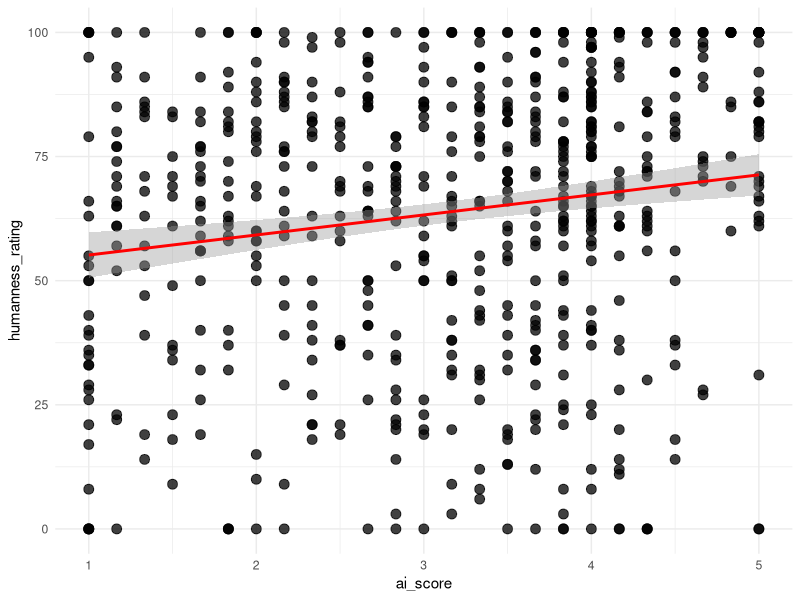
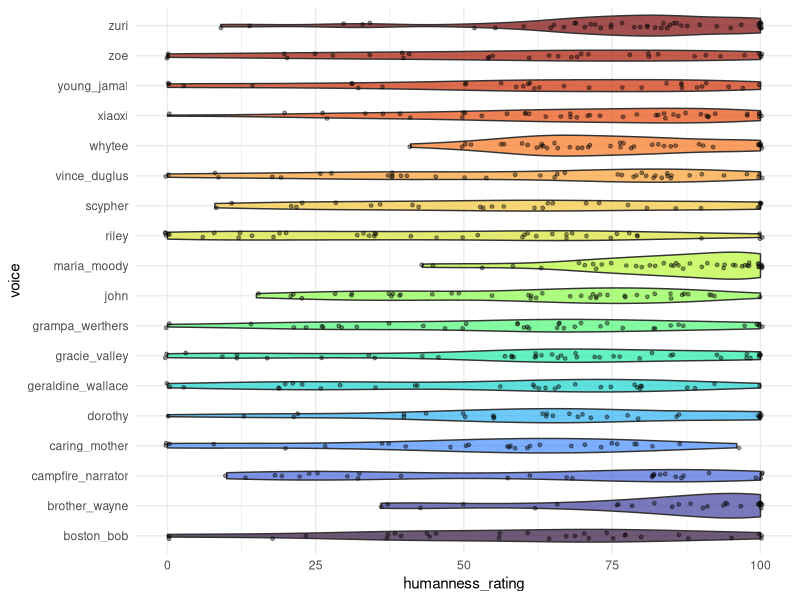

The R source for these figures, in order: (Note: this script raises an error after producing the figures.)
## ---- chunk 1
library(dplyr)
library(ggplot2)
library(tidyr)
library(forcats)
library(lme4)
library(corrplot)
library(clipr)
library(igraph)
library(ggraph)
## ---- chunk 2
raw_df <- read.csv("../data/responses_combined.csv")
raw_df <- raw_df %>% 
  group_by(subject_id) %>%
  mutate(ai_score = sum(cognitive_1, cognitive_2, 
                         affective_1, affective_2, 
                         behavioral_1, behavioral_2)/6)

# remove subject_id = "" (test trials)
raw_df <- raw_df %>%
  filter(subject_id != "")
## ---- chunk 3
head(raw_df)
## ---- chunk 4
categories <- list(
  content = c(
    "(span)", "(the)", "`Beautiful", "bird", "a", "Above",
    "above", "act", "after", "air", "along", "aparant",
    "APPARENTLY", "Apparently", "apparently", "appear", "Arc", "arc",
    "ARCH", "Arch", "arch", "Arches", "arising",
    "around", "ball", "Beam", "Beautiful", "beautiful",
    "Beauty", "beauty", "beginning", "BEYOND", "Beyond",
    "beyond", "blue", "branch", "cathes", "caves",
    "Chromatography", "cloud", "Clouds", "clouds", "Cloudy",
    "Color", "color", "Colorful", "colorful", "Colors", "confusing",
    "colors", "colors`", "colour", "colours", "come", "comes", "day",
    "diffraction", "Division", "division", "Drizzle", "drop",
    "droplets", "drops", "earth", "end", "Ending",
    "Ends", "ends", "fall", "Fire", "flower",
    "Form", "form", "Forms", "forms", "God", "Gold",
    "gold", "green", "grows", "hit", "hits",
    "HORIZON", "Horizon", "horizon", "horzion", "in", "important", 
    "Lamps", "Light", "light", "lightning", "Lights",
    "lights", "like", "long", "luck", "meadow",
    "meet", "Midnight", "Morning", "Nature", "nature",
    "Nature minded", "Night", "night", "of", "on", "optics",
    "over", "pair", "Part", "passes", "Path",
    "path", "photons", "Physics", "physics", "prisim",
    "PRISM", "Prism", "prism", "prismq", "prizm", "Prison", "prison", 
    "raid", "RAIN", "Rain", "rain", "rain drop",
    "rainbaw", "RAINBOW", "Rainbow", "rainbow", "Rainbows",
    "rainbows", "Rainbox", "raindow", "Raindrop", "raindrop",
    "Raindrops", "raindrops", "rainfall", "Raining", "raining",
    "Rainy", "rainy", "Rays", "red", "refract", "vague",
    "round", "Sage", "Science", "science", "Scienctific", "scientic", "Scientific", 
    "scientific", "shamrock", "Shape", "spectacle",
    "shape", "Shine", "shines", "shone", "showers",
    "Site", "skies", "Sky", "sky", "sky watcher",
    "spectrum", "spring", "storm", "storms", "Strike",
    "Strikes", "strikes", "Sun", "sun", "sunglight",
    "Sunlight", "sunlight", "Sunny", "sunrise", "sunrize",
    "sunset", "Sunshine", "sunshine", "Sunsine", "Symmetrical",
    "Take", "take", "takes", "THE", "The",
    "the", "THESE", "this", "thunder",
    "thunderstorms", "time", "touch", "tree", "Two ends",
    "universe", "variety", "Verizon", "visual", "vision", "Water", "water",
    "way", "Weather", "weather", "Wet", "wet",
    "When", "when", "white light", "winds",
    "with", "Wodded", "world", "Magical", "wordy"
  ),
  gender = c(
    "androgenous", "Androgynous", "androgynous", "effeminate", "Female",
    "female", "Femenine", "Feminine", "feminine", "Genderless",
    "Gentleman", "girl", "Girlie", "Girly", "girly",
    "Guy", "he", "Lady", "lady", "Male",
    "male", "Man", "man", "Manly", "Masculine",
    "masculine", "Woman", "woman", "they", "them", "trans"
  ),
  sexuality = c(
    "gay"
  ),
  other_sgi = c(
    "pass" 
  ),
  persona = c(
    "admirer", "Airhead", "Alpha", "bohemian",
    "Bro", "bumbkin", "Cartoon", "cartoon",
    "cartoonish", "Dad", "ditsy", "ditzy",
    "Documentary", "dude", "geek", "geeky",
    "Hader", "hippie", "hippy", "impressionist",
    "Isaac", "Kathy bates", "kooky", "Leprachaun", "Leprechaun",
    "leprechaun", "lobster", "McDonald’s", "motherly", "Mckenna", "meryl",
    "Morgan Freeman", "nerd", "Nerdy", "nerdy", "Newton",
    "old-fashioned", "performative", "Preppy", 
    "Radio", "reading a book", "Santa",
    "spicoli", "Spongebob", "stoner", "story", "storylike", 
    "Story Teller", "Story-teller", "Storyteller", "storyteller", "Storytelling",
    "streep", "Surfer", "surfer", "TV Voice", "valley",
    "valley girl", "voiceover", "Wizard",
    "wizard", "grandfather", "earthy",
    "Grandma", "grandma", "grandmother", "Grandpa", "grandpa",
    "Cool", "cool", "corny"
  ),
  region = c(
    "American", "Boston",
    "boston", "British", "british", "Bronx", "California",
    "Californian", "californian", "Country", "country", 
    "foreign", "foreigner", "hawaii", "Italian", 
    "New Jersey", "New York", "New york", "New Yorker", "Northeast",
    "northern?", "Northerner", "northerner", "Southern", "southern",
    "southernish"
  ),
  locale = c(
    "Alley", "City", "city", "farm", "park",
    "rural", "rustic", "School", "Urban", "urban"
  ),
  education = c(
    "academic", "analytuical", "Articulate", "articulate", "capable",
    "competent", "Complex", "comprehensive", "concise", "Descriptive",
    "descriptive", "Detailed", "detailed", "Educated", "educated",
    "educational", "educative", "Eloquent", "eloquent", "enlightening",
    "Experience", "experienced", "expert", "explanation", "facts",
    "factual", "Fluent", "Gifted", "inexperienced", "informational",
    "Informative", "informative", "Informed", "informed", "insightful",
    "Intellectual", "intelligence", "Intelligent", "intelligent", "knowledeable",
    "Knowledgable", "knowledgable", "Knowledge", "knowledge", "Knowledgeable",
    "knowledgeable", "learning", "legible", "Literate",     
    "Philisophical", "Professional", "professional", "Profound",
    "scholar", 
    "Simple", "simple", "skilled", "Smart", "smart", "sophisticated", "Succint",
    "Technical", 
    "very descriptive", "Well Spoken", "well spoken", "Well-spoken", "well-spoken",
    "wellspoken", "Wisdom", "Wise", "wise", "worldly", "unprofessional",
    "dumb", "excellent communication", "great speaker", "Idiot", "incorrect",
    "stupid", "Unintelligent", "unintelligent"
  ),
  profession = c(
    "announcer", "counselor", "educator", "Explainer", "explainer",
    "Guider", "instructor", "Lecturer", "lecturer", "librarian",
    "military", "Narrator", "narrator", "pastor", "poet",
    "preach", "professor", "Prospector", "prospector", "reader", "researcher", 
    "science teacher", "Scientist", "scientist", "simplifier", "Speaker", "speaker",
    "Student", "student", "teach", "Teacher", "teacher",
    "teaching", "therapist", "weatherman", "Wheatherman", "writer"
  ),
  race_ethnicity = c(
    "African American", "African-American", "Black", "black", "black vernacular",
    "Caucasian", "Latina", "Person of Color", "White", "white"
  ),
  social_standing = c(    
    "Dignity", "entitled", "ghetto", "refined", "Rich",
    "rich", "pretentious", "Snooty"
  ),
  other_soc = c(
    "casual", "conversational", "culture", "Diversity", "Formal",
    "infraction", "Public", "Single", "unpopular", 
    "Accent", "accent", "accented", "dialect", "native"
  ),
  age = c(
    "Adult", "ancient", "Antiquated", "Boomer", "childish", "childlike",
    "Elder", "elder", "Elderly", "elderly", 
    "kids", "Mature", "mature", "middle age", "middle aged",
    "Middle-Aged", "middle-aged", "Old", "old", "Older",
    "older", "senior", "twenties", "Young", "young",
    "younger", "Youthful"
  ),
  appearance = c(
    "balding", "big", "Blonde", "blonde",
    "fat", "gray suit", "Hands", "short", "size",
    "smiling"
  ),
  attractiveness = c(
    "Attractive", "lovely", "luscious", "pretty", "Stunning"
  ),
  health = c(
    "afflictive", "Drunk", "impaired",  "sleepy", "smoker", "tired", "weed" 
  ),
  other_phys = character(0),
  agreeableness = c(
    "aggressive", "approachable", "Blunt", "blunt", "Cairing",
    "Caring", "caring", "Charming", "comfortable", "Comforting",
    "Compassionate", "condescending", "Down to earth", "empathetic", "fair",
    "flippant", "Friendly", "friendly", "friiendly", "Gentle",
    "gentle", "giving", "helpful", "Humble", "Kind",
    "kind", "likeable", "Lileable", "loving", 
    "NICE", "Nice", "nice", "nurturing", "opinionated",
    "Ornery", "patience", "patient", "Peaceful", "peaceful",
    "polite", "reassuring", "relatable", "sassy", "Sincere",
    "sincere", "snark", "Sweet", "sweet", "tender",
    "Trustworthy", "Truthfull", "uncaring", "Understanding", "understanding", 
    "wholesome", "safe", "Annoying", "annoying", "Tiring", "irritating", "obnoxious", 
    "off-putting", "Pleasant", "pleasant", "pleasent", "Positive", "positive",
    "unlikable", "unpleasant", "unfavorable", "cliched"
  ),
  extraversion = c(
    "active", "Animated", "animated", "assertive", "Assured",
    "Boisterous", "bubbly", "charismatic", "cheerful", "Confidant",
    "Confident", "confident", "Dominant", "eager", "Energetic",
    "energetic", "energy", "Engaged", "engaged", "engagin",
    "Engaging", "engaging", "enthused", "Enthusiastic", "enthusiastic", "Exaggerated", 
    "exaggerated", "excited", "Expressive", "expressive", "exuberant", "Flamboyant",
    "flamboyant", "joking", "lively", "locquatious", "Motivational",
    "outgoing", "outspoken", "Passionate", "passionate", "rambler", "Rambling", 
    "reserved", "Self-assured", "stoked", "excited with word", "certain",
    "unenthusiastic", "Unexcited", "upbeat", "Fun", "fun", "Funny", "funny", 
    "Humorous", "goofy", "Silly","silly"
  ),
  openness = c(
    "Artistic", "artistic", "Artsy", "artsy", "create",
    "Creative", "creative", "Curious", "curious", "dreamer",
    "dreamy", "eccentric", "explorative", "Imaginative", "imaginative",
    "inquisitive", "Inspiration", "inspiring", "inspirtional", "interest",
    "Interested", "interested", "Intrigued", "intrigued", "Intuitive",
    "Metaphor", "open", "Pensive", "Poetic", "poetic",
    "Poetry", "poetry", "Reflecting", "reflecting", "Reflection",
    "reflection", "shallow", "thinker", "thoughful", "Thoughtful",
    "thoughtful", "unconventional", "Unique", "unique", "versatile",
    "Vivid", "vivid", "witty", "whimsical", "wonder", "Longing",
    "Different", "Interesting", "interesting", "intersting", "odd",
    "Strange", "strange", "uninteresting", "uninteristing", "usual",
    "weird"
  ),
  emo_stab = c(
    "Calm", "calm", "Calming", "calming", 
    "Collected", "composed", "content", "emotional", "emotionless",
    "erratic", "hesitant", "hopeful",
    "Mellow", "mellow", "moody", "nervous", "neutral mindset", "non-assertive", 
    "non-emotional", "nonchalant", "Peace", "peace", "relaxation", "Relaxed",
    "relaxed", "Relaxing", "relaxing", "relaxing.",  "Scattered", "serene", "Serenity", 
    "serenity", "Dramatic", "dramatic", "sootheing", "Soothing", "soothing", "stern", 
    "Stoic", "stoic", "tranquil", "Unemotional", "unemotional", "unsure", "wistful",
    "Crazy", "uncomfortable", "Suspense",   "Bombastic", "bombastic"
  ),
  cons = c(
    "Accurate", "accurate", "attention", "Attentive", "Carefree",
    "carefree", "careful", "cautious", "consistent", "Definite",
    "Deliberate", "deliberate", "diligent", "Driven", "focus",
    "Focused", "focused", "Intent", "invested", "involved",
    "Measured", "Motivated", "motivated", "Observant", "observant",
    "proper", "punctuated", "punctuates", "Rehearsed", "sequential",
    "wasteful", "percise", "precise", "thorough", "non-serious", "Serious",  "serious"
  ),
  other_psych = c(
    "Amused", "Angry", "angry", "attitude", "awe",
    "bold", "brave", "disinterested", "Euphoric", 
    "exciting", "fanatic", "Free", "Freedom", "Happiness",
    "happiness", "Happy", "happy", "Hope", "hope",
    "jolly", "joy", "Joyful", "life",
    "Motivation", "proud", "spiritual",
    "unaware", "Upset", "autist", "autistic", "bored"
  ),
  naturalness = c(
    "AI", "Ai", "ai", "Ai generated", "Artificial",
    "artificial", "authentic", "automatic", "believable", "Computer",
    "digital", "Fake", "fake", "fake?", "Forced",
    "forced", "Genuine", "Human", "human like", "inauthentic",
    "inhuman", "manufactured", "natural", "real", "robot",
    "Robotic", "robotic", "Scripted", "Technological", "unnatural",
    "Unrealistic", "unrealistic", "untenable" ,  "credible", "off" 
  ),
  contour = c(
    "emphasis", "Flat", "flat", "flat tone", "high",
    "high pitched", "high-pitched", "higher pitch voice", "low", "modulated",
    "Monotone", "monotone", "Monotoned", "Monotonous", "monotonous",
    "Neutral tone", "question", "Questioning", "questioning", "range",
    "Slow tone", "tone", "even-toned","even"
  ),
  voice_qual = c(
    "Articulated", "Audible", "audible", "bassy", "breathy", "Bright",
    "bright", "chocolate", "clarity", "Clear", "clear",
    "clear voice", "cler", "crisp", "Dainty", "Deep",
    "deep", "deep voice", "distinct", "dry", 
    "fluid", "grainy", "Grating", "grating", "gravelly",
    "Gruff", "gruff", "gruffy", "Harsh", "Hoarse",
    "liquid", "Nasal", "nasal", "nasally", "Nasaly",
    "Raspy", "raspy", "Rough", "rough", "scratchy",
    "shrill", "Smooth", "smooth", "sound", "subtle",
    "twang", "vocal", "Vocal fry", "Warm",
    "warm", "weathered", "whine"
  ),
  intensity = c(
    "commanding", "explosive", "Firm", "firm", "forceful",
    "Full", "Intense", "intense", "Loud", "loud",
    "louder", "Powerful", "Projective", "Slam", "Soft",
    "soft", "Soft Spoken", "Soft spoken", "Soft-spoken", "soft-spoken",
    "softspoken", "Strong", "strong", "quiet"
  ),
  speech_rhythm = c(
    "breaks", "brisk", "cadence", "clunky",  "Fast", "fast", "flowing",
    "hurry", "jumbled",  "Paced", "quick", "rapid", "rushed", "rushing", "Slow", 
    "slow", "slower","Steady", "steady", "unrushed", "well-paced", "stilted"
  ), 
  other_speech = c(
    "coherent",  "Direct", "direct", "embelished", "Embellished",
    "emotive", "enunciation","incomplete", "lyrical", "narrative",
    "notecards", "Reading", "reading", "Speech", "split", "splits", "Spoken",
    "straightforward", "Unclear", "understandable"
  ), 
  other = c(
    "Neutral", "neutral", "amazing", "Average", "average", "Bad", "bland", "fine", 
    "nondescript", "okay", "easy", "Dull", "Good", "good", "lackluster", "Outstanding", 
    "Word", "outstanding", "quality", "Wonderful!", "Boring", "boring", "Forgettable",
    "Promise", "trap", "voice"
  )
)

categories <- lapply(categories, tolower)

assign_category <- function(response) {
  if (is.na(response) || response == "") return(NA_character_)
  for (cat_name in names(categories)) {
    if (response %in% categories[[cat_name]]) {
      return(cat_name)
    }
  }
  return("other")
}

analysis_df <- raw_df %>%
  mutate(across(
    .cols = c(word_1, word_2, word_3, word_4, word_5),
    .fns  = ~ sapply(tolower(trimws(.x)), assign_category),
    .names = "category_{.col}"
  )) %>%
  rename_with(~ gsub("category_word_", "category_", .x), starts_with("category_word_"))

# add broad characterizations
social_cats   <- c(
  "gender", "sexuality", "other_sgi", "persona", "region", "locale",
  "education", "profession", "race_ethnicity", "social_standing", "other_soc"
)
phys_cats   <- c(
  "age", "appearance", "attractiveness", "health", "other_phys"
)
psych_cats   <- c(
  "agreeableness", "extraversion", "openness", "emo_stab", "cons", "other_psych"
)
speech_cats   <- c(
  "contour", "voice_qual", "intensity", "speech_rhythm", "other_speech"
)


analysis_df <- analysis_df %>%
  rowwise() %>%
  mutate(
    n_social   = sum(c_across(category_1:category_5) %in% social_cats),
    n_phys   = sum(c_across(category_1:category_5) %in% phys_cats),
    n_psych   = sum(c_across(category_1:category_5) %in% psych_cats),
    n_speech = sum(c_across(category_1:category_5) %in% speech_cats),
    n_content  = sum(c_across(category_1:category_5) == "content"),
    any_artificial = any(c_across(word_1:word_5) %in% 
                           c("AI", "Ai", "ai", "Ai generated", "Artificial",
                             "artificial", "automatic", "Computer",
                             "digital", "Fake", "fake", "fake?", "inauthentic",
                             "inhuman", "manufactured", "robot",
                             "Robotic", "robotic", "Technological", "unnatural",
                             "Unrealistic", "unrealistic", "untenable" ,"off")
                         )
  ) %>%
  ungroup()
## ---- chunk 5
ggplot(analysis_df, aes(x = ai_score, 
                        y = humanness_rating)) +
  geom_point(color = "black", 
             size = 3,
             alpha = 0.75) +       
  geom_smooth(method = "lm", color = "red") +
  theme_minimal() 

cor(analysis_df$ai_score, analysis_df$humanness_rating, method = "pearson")
## ---- chunk 6
analysis_df %>% 
  group_by(voice) %>% 
  summarise(
    mean = mean(humanness_rating),
    sd = sd(humanness_rating), 
    median = median(humanness_rating)
  )
## ---- chunk 7
ggplot(analysis_df, aes(
  x = voice, 
  y = humanness_rating, 
  fill = voice)) + 
  geom_violin(alpha = 0.7) +
  geom_jitter(width = 0.1, alpha = 0.4, size = 1) +
  scale_fill_viridis_d(option = "turbo") + 
  coord_flip() + 
  theme_minimal() +
  theme(legend.position = "none")
## ---- chunk 8
long_df %>% 
  filter(cat != "content") %>% 
  ggplot() +
  geom_bar(aes(y = voice,
               fill = cat),
           position = "fill") +
  labs(x = "Proportion of Non-Content Responses",
       y = "Voice",
       fill = "Category") + 
  theme(
    legend.text = element_text(size = 6), 
    legend.key.size = unit(0.3, "cm"),       
    legend.margin = margin(0, 0, 0, 0)    
  )

ggsave(file="./data_analysis_files/by-voice-categories.png",width=10,height=6)
## ---- chunk 9
long_df %>% 
  filter(cat != "content") %>% 
  mutate(higher_order_cat = case_when(
    cat %in% social_cats ~ "Social",
    cat %in% phys_cats ~ "Physical",
    cat %in% psych_cats ~ "Psychological",
    cat %in% speech_cats ~ "Speech",
    TRUE ~ "Other" 
  )) %>%
  ggplot() +
  geom_bar(aes(y = voice, fill = higher_order_cat), position = "fill") +
  labs(
    x = "Proportion of Non-Content Responses",
    y = "Voice",
    fill = "Category Type"
  ) + 
  theme(
    legend.text = element_text(size = 6), 
    legend.key.size = unit(0.3, "cm"),       
    legend.margin = margin(0, 0, 0, 0)    
  )
## ---- chunk 10
cat_colors <- c(
  "Social"        = "#77AADD", # Deep indigo
  "Psychological" = "#FFAABB", # Muted rose
  "Physical"      = "#44BB99", # Seafoam teal
  "Speech"        = "#EE8866", # Warm sand
  "Other"         = "#EEDD88"  # Pale gray
)


long_df %>% 
  filter(cat != "content") %>% 
  mutate(
    higher_order_cat = case_when(
      cat %in% social_cats ~ "Social",
      cat %in% phys_cats ~ "Physical",
      cat %in% psych_cats ~ "Psychological",
      cat %in% speech_cats ~ "Speech",
      TRUE ~ "Other" 
    ),
    # Set exact left-to-right order (edit the sequence inside c() as desired)
    higher_order_cat = factor(
      higher_order_cat, 
      levels = c("Social", "Psychological", "Physical", "Speech", "Other")
    ),
    # Order bars by increasing proportion of "Social"
    voice = fct_reorder(voice, higher_order_cat == "Social", .fun = mean)
  ) %>%
  ggplot() +
  geom_bar(
    aes(y = voice, fill = higher_order_cat), 
    position = position_fill(reverse = TRUE)
  ) +
  scale_fill_manual(values = cat_colors) +
  labs(
    x = "Proportion of Non-Content Responses",
    y = "Voice",
    fill = "Category Type"
  ) + 
  theme_minimal() +
  theme(
    legend.text = element_text(size = 6), 
    legend.key.size = unit(0.3, "cm"),       
    legend.margin = margin(0, 0, 0, 0)    
  )

## ---- chunk 11
category_counts <- analysis_df %>%
  pivot_longer(
    cols = category_1:category_5,
    names_to = "word_number",
    values_to = "category"
  ) %>%
  count(category, sort = TRUE)
## ---- chunk 12
View(category_counts)
## ---- chunk 13
analysis_df <- analysis_df %>%
  rowwise() %>%
  mutate(ai_attitude_score = rowMeans(across(c(cognitive_1, behavioral_1, affective_1, cognitive_2, affective_2, behavioral_2))))
## ---- chunk 14

ai_attitude_plot_1 <- ggplot(analysis_df, aes(x = ai_attitude_score, y = fct_reorder(source_file, ai_attitude_score))) +
  geom_point(size = 1.5, alpha = 0.7) +
  labs(title = "Distribution of AI Attitude Scores",
       x = "AI attitude score", 
       y = "participants") + 
  theme_minimal() +
  theme(axis.text.y = element_blank())

ai_attitude_plot_1
## ---- chunk 15
ai_attitude_plot_2 <- ggplot(analysis_df, aes(x = "", y = ai_attitude_score)) +
  geom_violin(fill = "lightpink", alpha = 0.5, width = 0.3) +
  labs(title = "Distribution of AI Attitude Scores", 
       x = "AI attitude score", 
       y = "All participants (density)") +
  geom_jitter(width = 0.05, alpha = 0.5)+
  theme_minimal()

ai_attitude_plot_2
## ---- chunk 16
ai_attitude_plot_3 <- ggplot(analysis_df, aes(x = ai_attitude_score)) +
  geom_bar(fill = "#77AADD", color = "white", linewidth = 0.3) +
  geom_vline(
  xintercept = mean(analysis_df$ai_attitude_score, na.rm = TRUE),
  linetype = "dashed", color = "#EE6677", linewidth = 0.7
) +
  geom_text(
    stat = "count",
    aes(label = after_stat(count)),
    vjust = -0.4,
    size = 3,
    color = "gray30"
  ) +
  scale_y_continuous(expand = expansion(mult = c(0, 0.1))) +
  labs(
    title = "Distribution of AI Attitude Scores",
    x = "AI Attitude Score",
    y = "Number of Participants"
  ) +
  theme_minimal() +
  theme(
    plot.title = element_text(face = "bold", size = 13),
    panel.grid.major.x = element_blank(),
    panel.grid.minor = element_blank(),
    axis.line.x = element_line(color = "gray40", linewidth = 0.4)
  )

ai_attitude_plot_3


## ---- chunk 17
long_df <- analysis_df %>%
  pivot_longer(category_1:category_5, names_to="slot", values_to="cat") %>%
  filter(cat != "content") %>%
  mutate(is_human = cat %in% c(social_cats, phys_cats, psych_cats),
         slot_num = as.integer(gsub("category_","",slot)))

subj_df <- long_df %>% # subject-clustering accounts for between-subj design
  group_by(subject_id, voice, humanness_rating) %>%
  summarise(n_human = sum(is_human), n_total = n(), .groups="drop")

# models for pilot data 
## simple model, no random effect of subject (bc of a single trial structure)
m_social_1 <- glm(cbind(n_human, n_total - n_human) ~ scale(humanness_rating), 
                  data = subj_df, 
                  family = quasibinomial)
summary(m_social_1)
## added voice fixed effect
m_social_2 <- glm(cbind(n_human, n_total - n_human) ~ scale(humanness_rating) + 
                  voice, 
                  data = subj_df, 
                  family = quasibinomial)
summary(m_social_2)

# which model better accounts for variance? 
anova(m_social_1, m_social_2, test = "F")
## ---- chunk 18
# predicted probabilities
newdat <- data.frame(humanness_rating = c(0, 30, 50, 66.6, 100))
newdat$z <- (newdat$humanness_rating - mean(analysis_df$humanness_rating)) / 
  sd(analysis_df$humanness_rating)
pred <- predict(m_social_1, newdata = data.frame(humanness_rating = newdat$humanness_rating),
                type = "link", se.fit = TRUE)
newdat$p     <- plogis(pred$fit)
newdat$lo    <- plogis(pred$fit - 1.96 * pred$se.fit)
newdat$hi    <- plogis(pred$fit + 1.96 * pred$se.fit)
newdat

newdat <- data.frame(humanness_rating = seq(0, 100, by = 2))
pred <- predict(m_social_1, newdata = data.frame(humanness_rating = newdat$humanness_rating,
                                             voice = "gracie_valley"),  # arbitrary ref level
                type = "link", se.fit = TRUE)
newdat$p  <- plogis(pred$fit)
newdat$lo <- plogis(pred$fit - 1.96 * pred$se.fit)
newdat$hi <- plogis(pred$fit + 1.96 * pred$se.fit)

# visualization
ggplot() +
  geom_ribbon(data = newdat, aes(humanness_rating, ymin = lo, ymax = hi), 
              alpha = 0.2, fill = "steelblue") +
  geom_line(data = newdat, aes(humanness_rating, p), color = "steelblue", size = 1) +
  geom_jitter(data = subj_df, 
              aes(humanness_rating, n_human / n_total),
              width = 0.5, height = 0.02, alpha = 0.5) +
  geom_hline(yintercept = 0.5, linetype = "dashed", color = "grey") +
  labs(x = "Humanness Rating", 
       y = "P(social or psychological | non-content descriptor)") +
  theme_minimal()
## ---- chunk 19
transitions <- analysis_df %>%
  select(subject_id, voice, category_1:category_5) %>%
  pivot_longer(category_1:category_5, names_to="slot", values_to="cat") %>%
  mutate(slot = as.integer(gsub("category_","",slot))) %>%
  filter(cat != "content") %>%
  arrange(subject_id, slot) %>%
  group_by(subject_id) %>%
  mutate(next_cat = lead(cat)) %>%
  filter(!is.na(next_cat)) %>%
  ungroup()

# raw transition probability matrix
trans_mat <- transitions %>%
  count(cat, next_cat) %>%
  group_by(cat) %>%
  mutate(p = n / sum(n)) %>%
  ungroup()

# add marginal probabilities 
marginals <- transitions %>%
  count(next_cat) %>%
  mutate(p_marginal = n / sum(n)) %>%
  select(next_cat, p_marginal)

# matrix with marginals 
trans_mat_w_margin <- trans_mat %>%
  left_join(marginals, by = "next_cat") %>%
  mutate(lift = p / p_marginal)

# plot priming relationships
trans_mat_w_margin %>%
mutate(log2_lift = log2(lift)) %>%
  ggplot(aes(x = next_cat, y = cat, fill = log2_lift)) +
  geom_tile() +
  scale_fill_gradient2(low = "blue", mid = "white", high = "red", midpoint = 0) +
  theme(axis.text.x = element_text(angle = 45, hjust = 1)) +
  labs(title = "Semantic Priming (Red = Positive Priming, Blue = Suppression)")
## ---- chunk 20
# keep only transitions that happened at least 10 times
robust_priming <- trans_mat_w_margin %>%
  filter(n >= 10) %>%
  arrange(desc(lift))

# plot robust (frequent) priming relationships
robust_priming %>%
  mutate(log2_lift = log2(lift)) %>%
  ggplot(aes(x = next_cat, y = cat, fill = log2_lift)) +
  geom_tile() +
  scale_fill_gradient2(low = "blue", mid = "white", high = "red", midpoint = 0) +
  theme(axis.text.x = element_text(angle = 45, hjust = 1)) +
  labs(title = "Semantic Priming (Red = Positive Priming, Blue = Suppression)")
## ---- chunk 21
# adjust lift/count threshold as needed
graph_df <- trans_mat_w_margin %>% 
  filter(n >= 5, lift > 1) 

g <- graph_from_data_frame(graph_df, directed = TRUE)

# calculate node importance (degree) to control text size
V(g)$node_size <- degree(g, mode = "all")

ggraph(g, layout = "fr") + 
  geom_edge_loop(
    aes(alpha = lift), 
    color = "gray70", 
    arrow = arrow(length = unit(1, 'mm'), type = "closed")
  ) +
  geom_edge_link(
    aes(alpha = lift), 
    color = "gray70", 
    arrow = arrow(length = unit(1, 'mm'), type = "closed"),
    end_cap = circle(4, 'mm') 
  ) +
  geom_node_point(
    size = 1, 
    color = "black") + 
  geom_node_text(
    aes(label = name, size = node_size), 
    color = "black", 
    fontface = "bold",
    repel = TRUE # helps prevent text overlap
  ) +
  scale_size(range = c(2, 4), guide = "none") + 
  scale_edge_alpha(range = c(0.4, 1), guide = "none") +
  theme_void()
## ---- chunk 22
valence_lookup <- tibble(
  word = c(
    "beautiful", "pleasant", "cool", "fun", "dreamy", "vivid", "colorful",
    "annoying", "boring", "grating", "tiring", "forgettable", "odd", "corny", "confusing",
    "interesting", "dramatic", "emotive", "exaggerated"
  ),
  valence = c(
    rep("positive", 7),
    rep("negative", 8),
    rep("ambiguous", 4)
  )
)

# participant valence_counts
valence_counts <- analysis_df %>%
  select(subject_id, word_1:word_5) %>%
  pivot_longer(word_1:word_5, names_to = "slot", values_to = "word") %>%
  mutate(word = tolower(trimws(word))) %>%
  left_join(valence_lookup, by = "word") %>%
  group_by(subject_id) %>%
  summarise(
    n_positive  = sum(valence == "positive",  na.rm = TRUE),
    n_negative  = sum(valence == "negative",  na.rm = TRUE),
    n_ambiguous = sum(valence == "ambiguous", na.rm = TRUE),
    .groups = "drop"
  )

eval_df <- analysis_df %>% left_join(valence_counts, by = "subject_id")

# restrict to subj with at least one valenced evaluation
eval_sub <- eval_df %>%
  filter(n_positive + n_negative > 0) %>%
  mutate(p_positive = n_positive / (n_positive + n_negative))

# mean proportion positive by any_artificial
prop_summary <- eval_sub %>%
  group_by(any_artificial) %>%
  summarise(
    n              = n(),
    mean_p_positive = mean(p_positive),
    sd_p_positive   = sd(p_positive),
    se_p_positive   = sd(p_positive) / sqrt(n),
    .groups = "drop"
  )
prop_summary

# mean ai_score by any_artificial
ai_summary <- eval_sub %>%
  group_by(any_artificial) %>%
  summarise(
    n              = n(),
    mean_ai_score  = mean(ai_score),
    sd_ai_score    = sd(ai_score),
    se_ai_score    = sd(ai_score) / sqrt(n),
    .groups = "drop"
  )
ai_summary

ggplot(eval_sub, aes(x = ai_score, 
                     y = p_positive, 
                     color = any_artificial)) +
  geom_point(alpha = 0.7, size = 2) +
  geom_smooth(method = "loess", se = TRUE, alpha = 0.15) +
  scale_color_brewer(palette = "Set1",
                     name = "Any artificial\ndescriptor") +
  labs(
    x = "AI attitude score (higher = more positive toward AI)",
    y = "Proportion positive valence") +
  theme_minimal()
## ---- chunk 23
glm(p_positive ~ scale(humanness_rating)*scale(ai_score), 
    data = eval_sub,
    family = binomial) %>%
  summary()
## ---- chunk 24
gracie_words <- analysis_df %>% filter(voice == "gracie_valley")
gracie_words <- gracie_words[, c("word_1", "word_2", "word_3", "word_4", "word_5")]

gracie_words_lst <- unlist(gracie_words) %>% as.character()
gracie_words_lst <- gracie_words_lst[!tolower(trimws(gracie_words_lst)) %in% categories$content]

write_clip(gracie_words_lst)
## ---- chunk 25
vince_words <- analysis_df %>% filter(voice == "vince_duglus")
vince_words <- vince_words[,c("word_1", "word_2", "word_3", "word_4", "word_5")]
vince_words_lst <- unlist(vince_words) %>% as.character()
vince_words_lst <- vince_words_lst[!tolower(trimws(vince_words_lst)) %in% categories$content]
write_clip(vince_words_lst)
## ---- chunk 26
zuri_words <- analysis_df %>% filter(voice == "zuri")
zuri_words <- zuri_words[,c("word_1", "word_2", "word_3", "word_4", "word_5")]
zuri_words_lst <- unlist(zuri_words) %>% as.character()
write_clip(zuri_words_lst)
## ---- chunk 27
john_words <- analysis_df %>% filter(voice == "john")
john_words <- john_words[,c("word_1", "word_2", "word_3", "word_4", "word_5")]
john_words_lst <- unlist(john_words) %>% as.character()
write_clip(john_words_lst)
